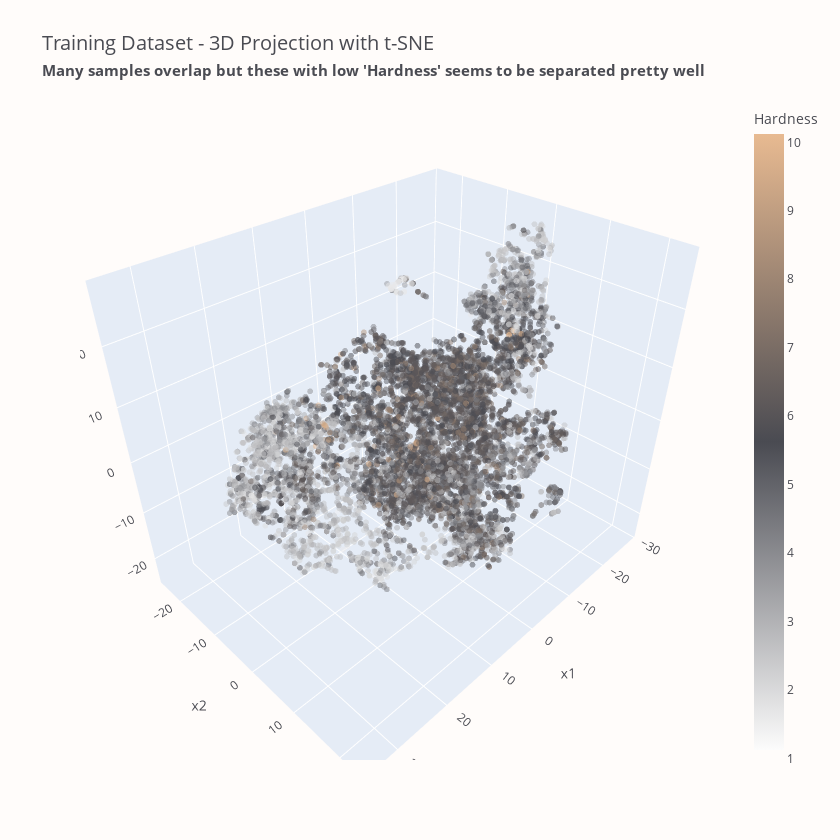

This figure's notebook cell:
### Markdown cell above
<p style="
    font-size: 20px;
    font-family: 'JetBrains Mono';
    color: #4A4B52;
    border-bottom: 2px solid #E8BA91;
">
    <b>Dimensionality Reduction Results</b> 📜
</p>

<p style="
    font-size: 16px;
    font-family: 'JetBrains Mono';
    text-align: justify;
    text-justify: inter-word;
">
    As we can see, PCA and Isomap produce kind similar outcomes. On the other hand, t-SNE creates a pretty cool low-dimensional visual. Let's get one step further and use t-SNE to create a 3D projection.
</p>

### Code cell
tsne_3d = TSNE(n_components=3, random_state=42, n_jobs=-1)
tsne_3d_results = pd.DataFrame(tsne_3d.fit_transform(X_rescaled), columns=("x1", "x2", "x3")).join(y)

fig = px.scatter_3d(
    tsne_3d_results,
    x="x1",
    y="x2",
    z="x3",
    color="Hardness",
    color_continuous_scale=colormap,
    opacity=0.5,
    height=840,
    width=840,
    title="Training Dataset - 3D Projection with t-SNE<br>"
    "<span style='font-size: 75%; font-weight: bold;'>"
    "Many samples overlap but these with low 'Hardness' seems to "
    "be separated pretty well</span>",
)
fig.update_traces(marker_size=2)
fig.update_coloraxes(colorbar=dict(ticklabelposition="outside bottom"))
fig.show()

### Figure 1 — Plotly figure (JSON) as saved in the notebook; plotly's stock layout.template omitted (floating-point values rounded to 4 significant figures; data arrays with more than 128 entries replaced by an {"elided": "..."} marker saying what was removed)
{"data": [{"hovertemplate": "x1=%{x}<br>x2=%{y}<br>x3=%{z}<br>Hardness=%{marker.color}<extra></extra>", "legendgroup": "", "marker": {"color": {"elided": "10407 float values"}, "coloraxis": "coloraxis", "opacity": 0.5, "size": 2, "symbol": "circle"}, "mode": "markers", "name": "", "scene": "scene", "showlegend": false, "type": "scatter3d", "x": {"elided": "10407 float values"}, "y": {"elided": "10407 float values"}, "z": {"elided": "10407 float values"}}], "layout": {"coloraxis": {"colorbar": {"ticklabelposition": "outside bottom", "title": {"text": "Hardness"}}, "colorscale": [[0, "#FCFCFC"], [0.5, "#4A4B52"], [1, "#E8BA91"]]}, "height": 840, "legend": {"tracegroupgap": 0}, "scene": {"domain": {"x": [0, 1], "y": [0, 1]}, "xaxis": {"title": {"text": "x1"}}, "yaxis": {"title": {"text": "x2"}}, "zaxis": {"title": {"text": "x3"}}}, "title": {"text": "Training Dataset - 3D Projection with t-SNE<br><span style='font-size: 75%; font-weight: bold;'>Many samples overlap but these with low 'Hardness' seems to be separated pretty well</span>"}, "width": 840}}
